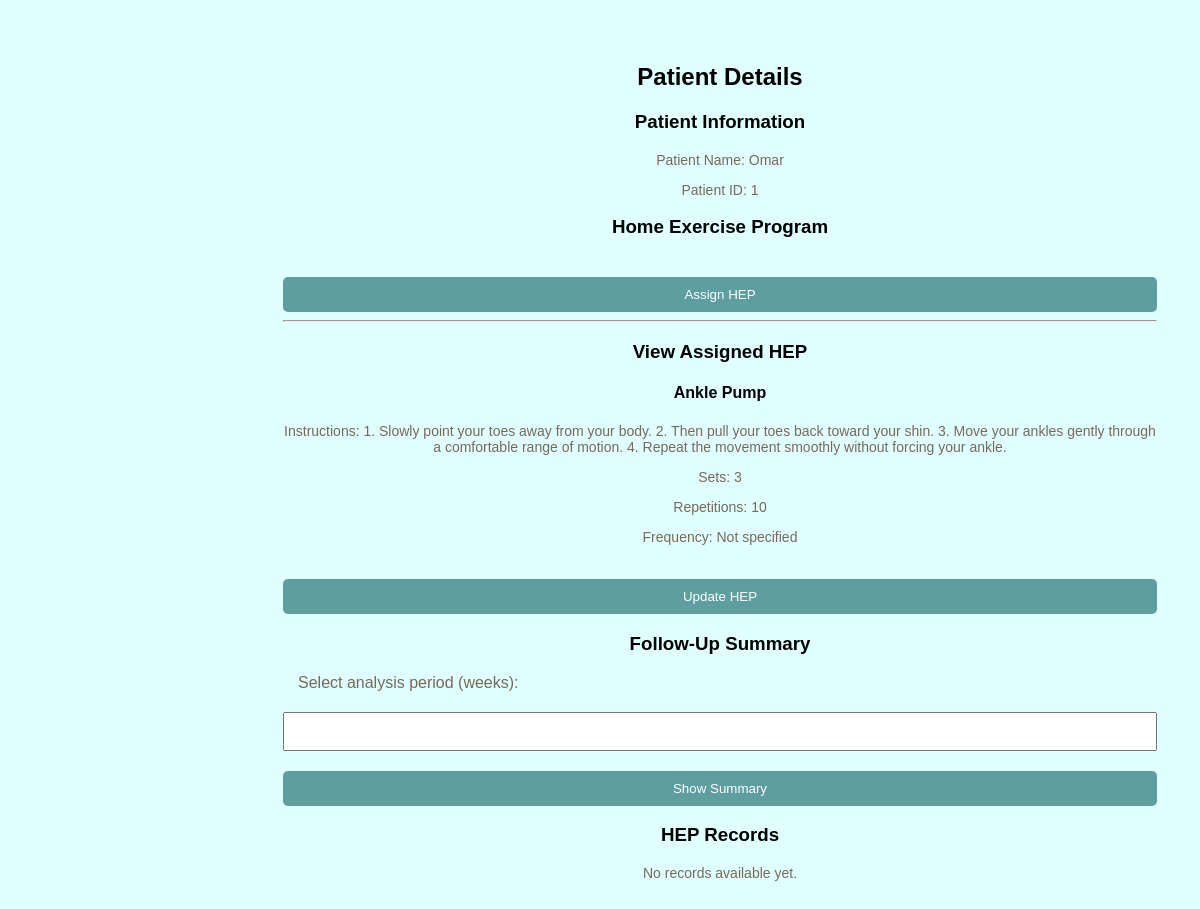
The page /therapist/patient/1 (signed in) on the database its author committed.
### models.py (models this page shows)
class User(db.Model):
    id = db.Column(db.Integer, primary_key=True)
    name = db.Column(db.String(100), nullable=False)
    email = db.Column(db.String(120), unique=True, nullable=False)
    password = db.Column(db.String(200), nullable=False)
    role = db.Column(db.String(20), nullable=False)
    therapist_id = db.Column(
        db.Integer,
        db.ForeignKey("user.id"),
        nullable=True
    )

class HEP(db.Model):
    id = db.Column(db.Integer, primary_key=True)
    patient_id = db.Column(
        db.Integer,
        db.ForeignKey("user.id"),
        nullable=False
    )
    therapist_id = db.Column(
        db.Integer,
        db.ForeignKey("user.id"),
        nullable=False
    )
    title = db.Column(db.String(150), nullable=False)
    instructions = db.Column(db.Text, nullable=False)
    sets = db.Column(db.Integer, nullable=False)
    repetitions = db.Column(db.Integer, nullable=False)
    duration = db.Column(db.String(50))

### app.py (the view, shortened to what this page needs)
@app.route("/therapist/patient/<int:patient_id>")
def patient_details(patient_id):
    if "user_id" not in session:
        return redirect(url_for("login"))
    if session["user_role"] != "Physical Therapist":
        return redirect(url_for("login"))
    patient = User.query.filter_by(
        id=patient_id,
        role="Patient",
        therapist_id=session["user_id"]
    ).first_or_404()
    heps = HEP.query.filter_by(
    patient_id=patient.id
).all()
    records = ExerciseRecord.query.filter_by(
    patient_id=patient.id
).order_by(
    ExerciseRecord.date.desc()
).all()
    weeks = request.args.get("weeks", type=int)
    recent_records = []
    completed_count = 0
    not_completed_count = 0
    no_record_count = 0
    reason_counts = {}
    difficulty_analysis = []
    return render_template(
        "patient_details.html",
        patient=patient,
        heps=heps,
        records=records,
        weeks=weeks,
        recent_records=recent_records,
        completed_count=completed_count,
        not_completed_count=not_completed_count,
        no_record_count=no_record_count,
        reason_counts=reason_counts,
        difficulty_analysis=difficulty_analysis
    )

### templates/patient_details.html (shortened to what this page needs)
<!DOCTYPE html>
<html lang="en">
<head>
    <link rel="stylesheet"
    href="{{ url_for('static', filename='style.css') }}">
</head>
<body>
    <main class="main-content">
        <h2>Patient Details</h2>
        <section class="patient-info">
            <h3>Patient Information</h3>
            <p>Patient Name: {{ patient.name }}</p>
            <p>Patient ID: {{ patient.id }}</p>
        </section>
        <section>
    <h3>Home Exercise Program</h3>
    <button type="button" onclick="toggleForm()">
    Assign HEP
</button>
    <hr>
<h3>View Assigned HEP</h3>
{% for hep in heps %}
    <div class="exercise-card">
        <h4>{{ hep.title }}</h4>
        <p>Instructions: {{ hep.instructions }}</p>
        <p>Sets: {{ hep.sets }}</p>
        <p>Repetitions: {{ hep.repetitions }}</p>
        <p>Frequency: {{ hep.duration or "Not specified" }}</p>
        <button
    type="button"
    data-hep-id="{{ hep.id }}"
    onclick="toggleUpdateForm(this.dataset.hepId)">
    Update HEP
</button>
    </div>
{% else %}
    <p>No exercises assigned yet.</p>
{% endfor %}
</section>
<section>
    <h3>Follow-Up Summary</h3>
    <form id="summaryForm" method="GET" action="{{ url_for('patient_details', patient_id=patient.id) }}">
        <label for="weeks">Select analysis period (weeks):</label>
        <input
            type="number"
            id="weeks"
            name="weeks"
            min="1"
            max="52"
            required
            value="{{ weeks if weeks else '' }}"
        >
        <button type="button" onclick="toggleSummary()">
    Show Summary
</button>
    </form>
</section>
<section>
    <h3>HEP Records</h3>
    {% for record in records %}
        <div class="record-card">
            <p>
                <strong>Exercise:</strong>
                {{ record.hep.title }}
            </p>
            <p>
                <strong>Status:</strong>
                {{ record.status }}
            </p>
            <p>
                <strong>Difficulty:</strong>
                {% if record.difficulty is not none %}
                    {{ record.difficulty }} / 5
                {% else %}
                    Not rated
                {% endif %}
            </p>
            {% if record.reason %}
                <p>
                    <strong>Reason:</strong>
                    {{ record.reason }}
                </p>
            {% endif %}
            <p>
                <strong>Date:</strong>
                {{ record.date.strftime("%Y-%m-%d %H:%M") }}
            </p>
        </div>
        <hr>
    {% else %}
        <p>No records available yet.</p>
    {% endfor %}
</section>
    </main>
</body>
</html>

### static/style.css (style rules this page uses)
body { background-color: lightcyan; font-family: Georgia, sans-serif; text-align: center; }
p { color: rgb(119, 105, 88); font-size: 14px; }
label { color: rgb(119, 105, 88); display: block; text-align: left; margin: 15px; }
input { width: 100%; padding: 10px; margin-top: 5px; box-sizing: border-box; }
button { background-color: cadetblue; color: white; padding: 10px; width: 100%; border: none; border-radius: 5px; margin-top: 20px; }
.main-content { margin-left: 240px; padding: 35px; }

### rows shown on the page
User: name "Omar", id "1"
HEP: title "Ankle Pump", instructions "1. Slowly point your toes away from your body. 2. Then pull your toes back toward your shin. 3. Move your ankles gently through a comfortable range of motion. 4. Repeat the movement smoothly without forcing your ankle.", sets "3", repetitions "10", duration "Not specified"
